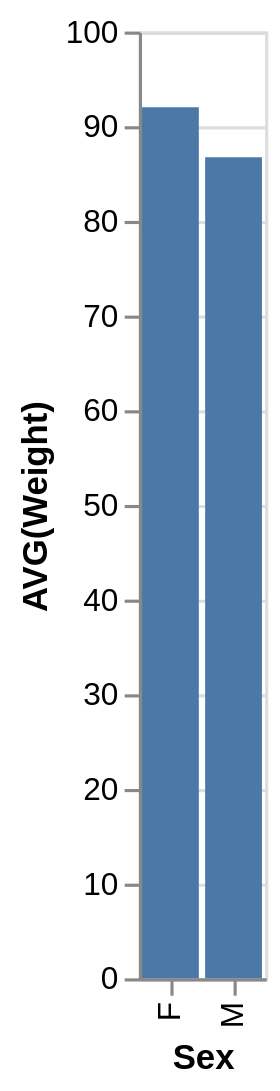

Here is the Vega-Lite specification saved for this chart:
### Vega-Lite specification from a JSON file in a GitHub repository (floating-point values rounded to 4 significant figures)
{"data": {"values": [{"x_data": "F", "y_data": 92}, {"x_data": "M", "y_data": 86.71}]}, "mark": "bar", "encoding": {"x": {"field": "x_data", "type": "nominal", "title": "Sex", "sort": {"op": "sum", "field": "y_data", "order": "descending"}}, "y": {"field": "y_data", "type": "quantitative", "title": "AVG(Weight)"}}}
